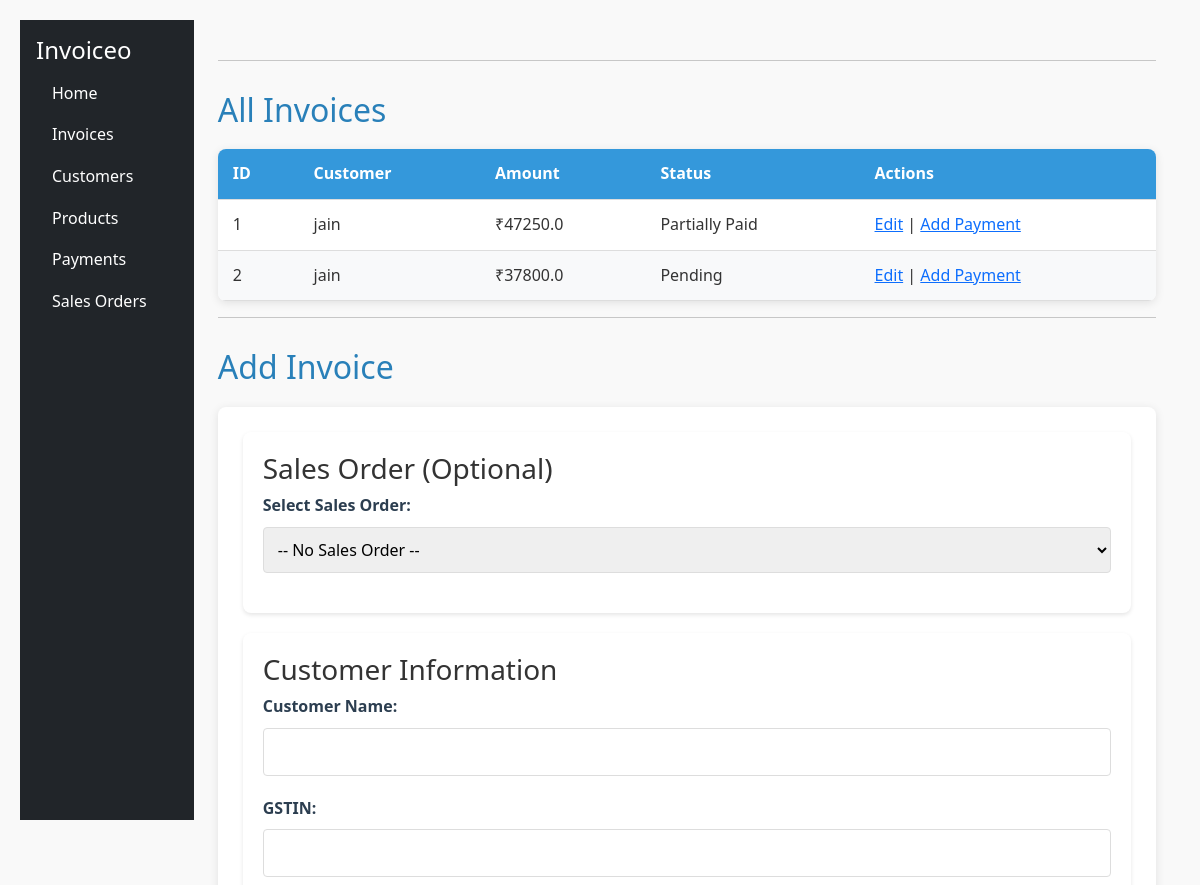
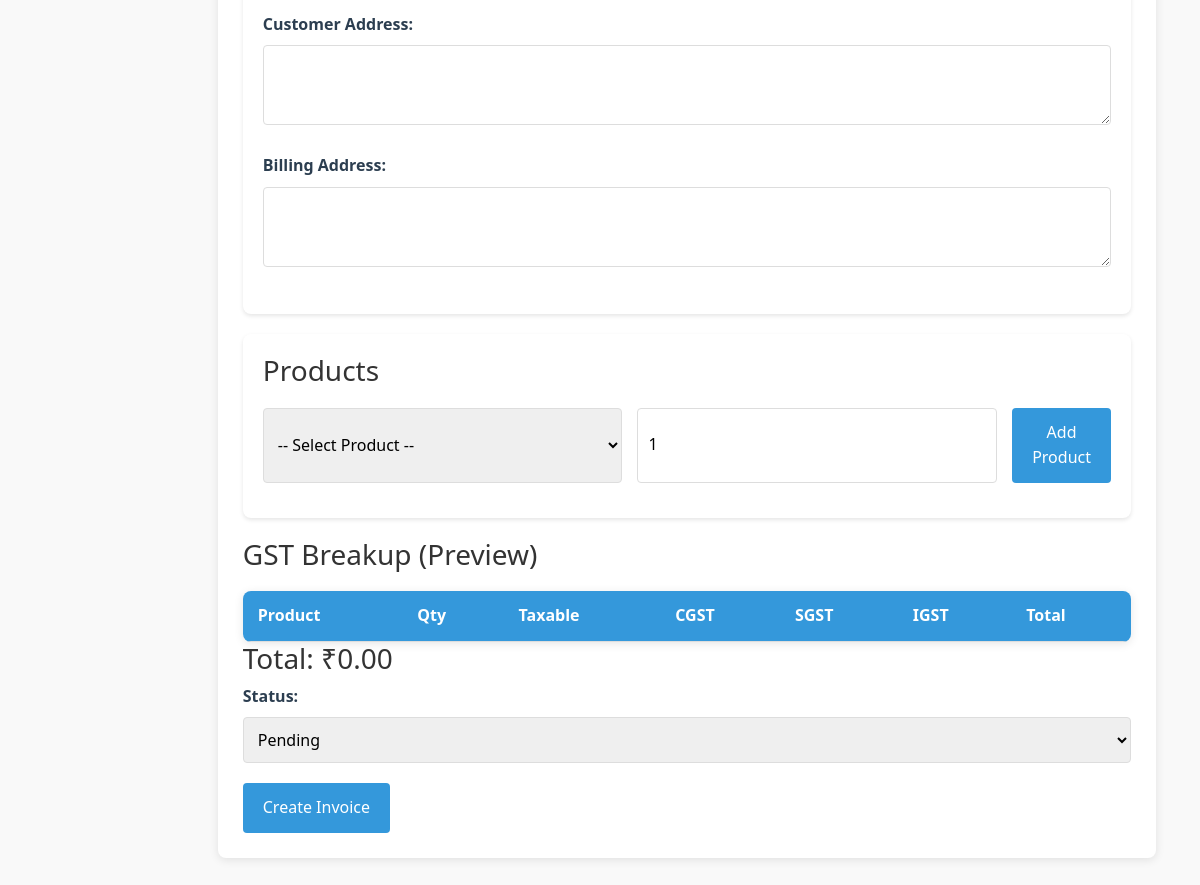
Page /invoices on the committed database (2 pictures, top to bottom).
### app.py (models this page shows)
class Invoice(db.Model):
    id = db.Column(db.Integer, primary_key=True)
    customer_name = db.Column(db.String(100), nullable=False)
    customer_gstin = db.Column(db.String(15), nullable=False)
    amount = db.Column(db.Float, nullable=False)
    customer_address = db.Column(db.String(300), nullable=False)
    billing_address = db.Column(db.String(300), nullable=False)
    status = db.Column(db.String(20), default="Pending")
    created_at = db.Column(db.DateTime, default=datetime.utcnow)
    items = db.relationship('InvoiceItem', backref='invoice', cascade='all, delete-orphan')
    payments = db.relationship('Payment', backref='invoice', cascade='all, delete-orphan')
    @property
    def total_paid(self):
        return sum(p.amount for p in self.payments)
    @property
    def balance(self):
        return round(self.amount - self.total_paid, 2)

### app.py (the view)
@app.route('/invoices')
def invoices():
    return render_template(
        'invoices.html',
        invoices=Invoice.query.all(),
        customers=Customer.query.all(),
        products=Product.query.all(),
        sales_orders=SalesOrder.query.all()
    )

### templates/invoices.html (shortened to what this page needs)
{% extends 'base.html' %}
{% block content %}
<link rel="stylesheet" href="{{ url_for('static', filename='invoice.css') }}">
<hr>
<h2>All Invoices</h2>
{% if invoices %}
<table>
    <thead>
        <tr>
            <th>ID</th>
            <th>Customer</th>
            <th>Amount</th>
            <th>Status</th>
            <th>Actions</th>
        </tr>
    </thead>
    <tbody>
    {% for invoice in invoices %}
        <tr>
            <td>{{ invoice.id }}</td>
            <td>{{ invoice.customer_name }}</td>
            <td>₹{{ invoice.amount }}</td>
            <td>{{ invoice.status }}</td>
            <td>
                <a href="{{ url_for('edit_invoice', id=invoice.id) }}">Edit</a>
                {% if invoice.balance > 0 %}
                    | <a href="{{ url_for('add_payment', invoice_id=invoice.id) }}">Add Payment</a>
                {% endif %}
            </td>
        </tr>
    {% endfor %}
    </tbody>
</table>
{% else %}
<p>No invoices found.</p>
{% endif %}
<hr>
<h2>Add Invoice</h2>
<form method="POST" action="{{ url_for('add_invoice') }}">
<div class="form-section">
    <h3>Sales Order (Optional)</h3>
    <div class="form-group">
        <label>Select Sales Order:</label>
        <select name="sales_order_id" id="sales_order_id" onchange="fillFromSO()">
            <option value="">-- No Sales Order --</option>
        </select>
    </div>
</div>
<div class="form-section">
    <h3>Customer Information</h3>
    <div class="form-group">
        <label>Customer Name:</label>
        <input type="text" name="customer_name" id="customer_name" required>
    </div>
    <div class="form-group">
        <label>GSTIN:</label>
        <input type="text" name="customer_gstin" id="customer_gstin" required>
    </div>
    <div class="form-group">
        <label>Customer Address:</label>
        <textarea name="customer_address" id="customer_address" required></textarea>
    </div>
    <div class="form-group">
        <label>Billing Address:</label>
        <textarea name="billing_address" id="billing_address" required></textarea>
    </div>
</div>
<div class="form-section">
    <h3>Products</h3>
    <div class="form-row">
        <select id="product_select">
            <option value="">-- Select Product --</option>
        </select>
        <input type="number" id="product_quantity" min="1" value="1">
        <button type="button" onclick="addProductRow()">Add Product</button>
    </div>
</div>
<h3>GST Breakup (Preview)</h3>
<table id="gst_table">
    <thead>
        <tr>
            <th>Product</th>
            <th>Qty</th>
            <th>Taxable</th>
            <th>CGST</th>
            <th>SGST</th>
            <th>IGST</th>
            <th>Total</th>
        </tr>
    </thead>
</table>
<h3>Total: ₹<span id="invoice_total">0.00</span></h3>
<div class="form-group">
    <label>Status:</label>
    <select name="status">
        <option value="Pending">Pending</option>
    </select>
</div>
<button type="submit">Create Invoice</button>
</form>
{% endblock %}

### static/invoice.css (style rules this page uses)
body { font-family: 'Segoe UI', Tahoma, Geneva, Verdana, sans-serif; line-height: 1.6; color: #333; max-width: 1200px; margin: 0 auto; padding: 20px; background-color: #f9f9f9; }
h1, h2 { color: #2c3e50; margin-bottom: 20px; }
h2 { color: #2980b9; margin-top: 30px; }
form { background: white; padding: 25px; border-radius: 8px; box-shadow: 0 2px 10px rgba(0, 0, 0, 0.1); margin-bottom: 30px; }
.form-group { margin-bottom: 20px; }
label { display: block; margin-bottom: 8px; font-weight: 600; color: #2c3e50; }
input[type="text"], input[type="number"], select, textarea { width: 100%; padding: 10px; border: 1px solid #ddd; border-radius: 4px; font-size: 16px; transition: border-color 0.3s; }
textarea { min-height: 80px; resize: vertical; }
button, input[type="submit"] { background-color: #3498db; color: white; border: none; padding: 12px 20px; border-radius: 4px; cursor: pointer; font-size: 16px; transition: background-color 0.3s; }
table { width: 100%; border-collapse: collapse; margin-top: 20px; background: white; box-shadow: 0 2px 10px rgba(0, 0, 0, 0.1); border-radius: 8px; overflow: hidden; }
th, td { padding: 12px 15px; text-align: left; border-bottom: 1px solid #ddd; }
th { background-color: #3498db; color: white; font-weight: 600; }
tr:nth-child(even) { background-color: #f8f9fa; }
.form-section { background: white; padding: 20px; border-radius: 8px; box-shadow: 0 2px 4px rgba(0,0,0,0.1); margin-bottom: 20px; }
.form-row { display: flex; gap: 15px; margin-bottom: 15px; }

### rows in the picture
Invoice: id "1", customer_name "jain", amount "47250.0", status "Partially Paid"
Invoice: id "2", customer_name "jain", amount "37800.0", status "Pending"
